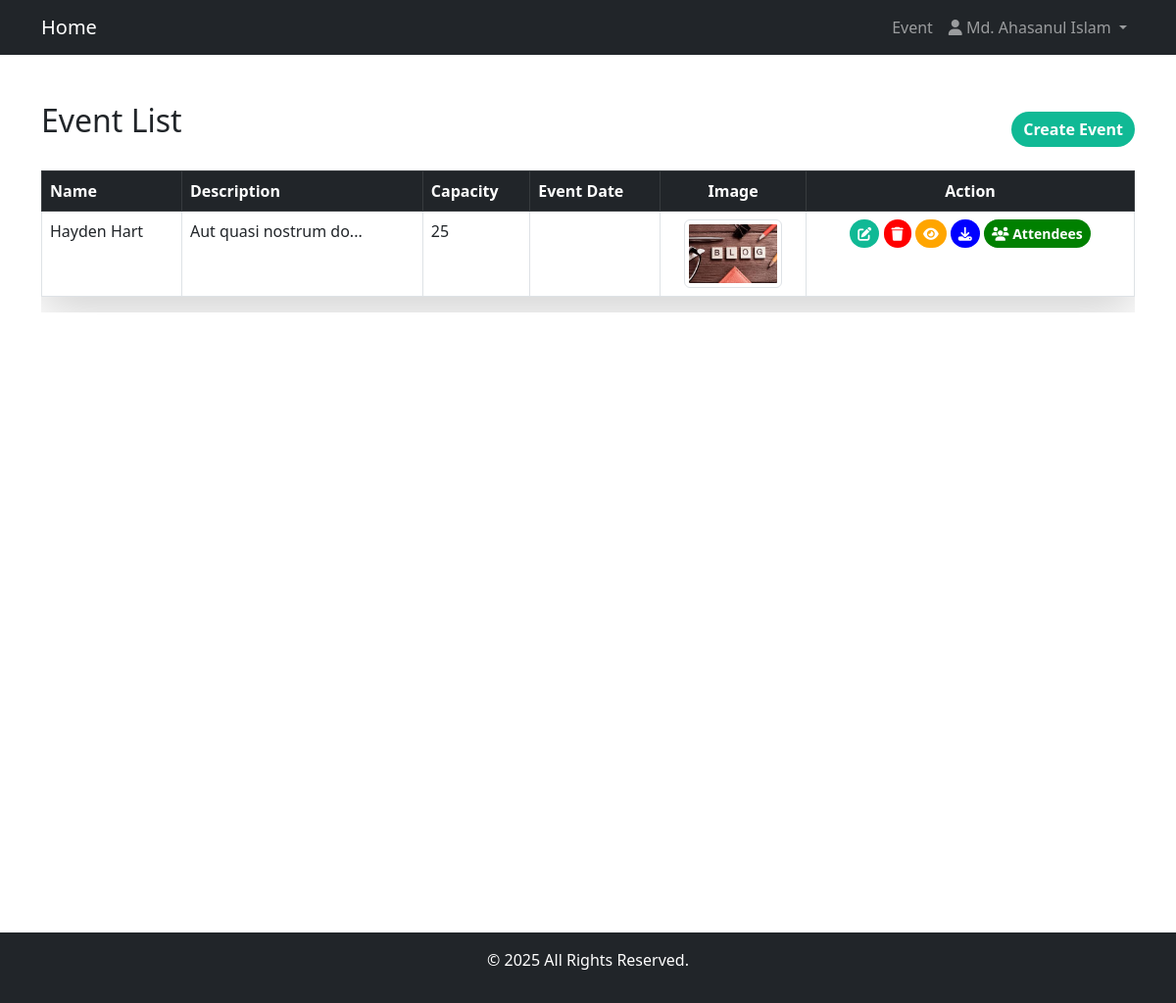
/event_list.php (signed in), run on an earlier commit of the app's database.
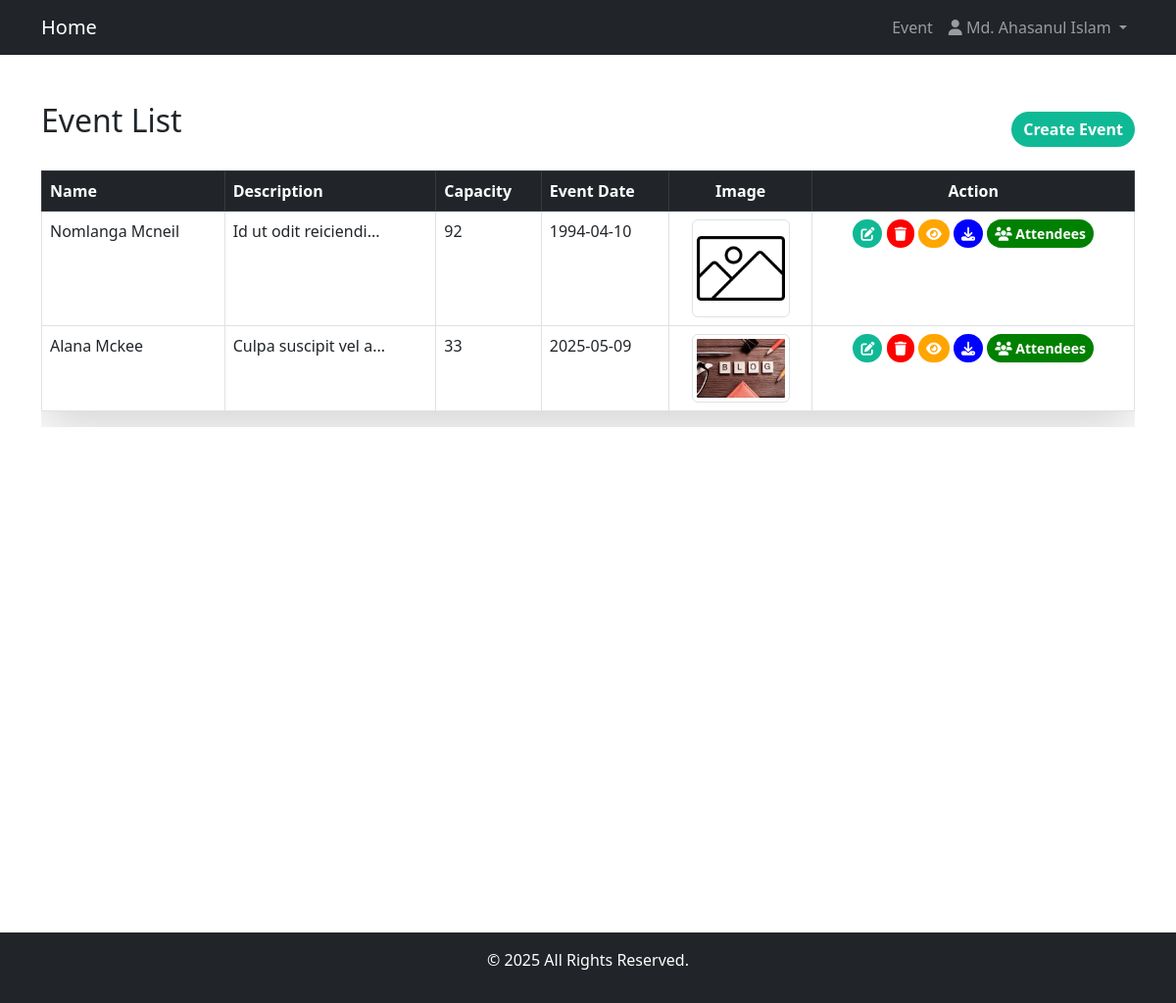
And on a later commit of the database.
### tables this page shows
CREATE TABLE `events` (
  `id` bigint(20) UNSIGNED NOT NULL,
  `user_id` bigint(20) UNSIGNED DEFAULT NULL,
  `event_name` varchar(255) NOT NULL,
  `event_details` text NOT NULL,
  `event_image` varchar(255) NOT NULL,
  `capacity` int(11) NOT NULL,
  `created_at` timestamp NULL DEFAULT NULL,
  `updated_at` timestamp NULL DEFAULT NULL,
  `event_date` date DEFAULT NULL
);

### event_list.php (the view, shortened to what this page needs)
<?php
if (isset($_SESSION['user_id'])) {
    include 'header.php';
    include 'db_connection.php';
    $query = "SELECT id, event_name, event_details, event_date, capacity, event_image FROM events ORDER BY id DESC";
    $result = mysqli_query($conn, $query);
?>
    <div class="container mt-5" style="height: 100vh;">
        <div class="d-flex justify-content-between align-items-center mb-4">
            <h2>Event List</h2>
            <a href="create_event.php" class="btn btn-success rounded-pill" style="background-color: #10b995; color: #ffffff;">
                Create Event
            </a>
        </div>
        <div class="table-responsive" style="overflow-x:auto;">
            <table class="table table-bordered shadow-lg">
                <thead class="table-dark">
                    <tr>
                        <th>Name</th>
                        <th>Description</th>
                        <th>Capacity</th>
                        <th>Event Date</th>
                        <th class="text-center">Image</th>
                        <th class="text-center">Action</th>
                    </tr>
                </thead>
                <tbody>
                    <?php while ($row = mysqli_fetch_assoc($result)): ?>
                        <tr>
                            <td><?php echo htmlspecialchars($row['event_name']); ?></td>
                            <td class="card-text"><?php echo substr($row['event_details'], 0, 100); ?>...</td>
                            <td><?php echo htmlspecialchars($row['capacity']); ?></td>
                            <td><?php echo htmlspecialchars($row['event_date']); ?></td>
                            <td class="text-center">
                                <img src="uploads/<?php echo $row['event_image']; ?>" alt="Event Image" width="100" height="80" class="img-thumbnail">
                            </td>
                            <td class="text-center">
                                <form action="edit_event.php" method="POST" style="display:inline;">
                                    <button type="submit" class="btn btn-warning btn-sm rounded-pill" title="Edit">
                                        <i class="fa fa-edit"></i>
                                    </button>
                                </form>
                                <form action="delete_event.php" method="POST" style="display:inline;">
                                    <button type="submit" class="btn btn-danger btn-sm rounded-pill" style="background-color: red; color:#fff" title="Delete">
                                        <i class="fa fa-trash"></i>
                                    </button>
                                </form>
                                <form action="view_event.php" method="POST" style="display:inline;">
                                    <button type="submit" class="btn btn-warning btn-sm rounded-pill" style="background-color: orange;" title="View">
                                        <i class="fa fa-eye"></i>
                                    </button>
                                </form>
                                <form action="download_report.php" method="POST" style="display:inline;">
                                    <button type="submit" class="btn btn-info btn-sm rounded-pill" style="background-color: blue; color: #fff;" title="Download Report">
                                        <i class="fa fa-download"></i>
                                    </button>
                                </form>
                                <form action="attendee_list.php" method="POST" style="display:inline;">
                                    <button type="submit" class="btn btn-primary btn-sm rounded-pill" style="background-color: green; color: #fff;" title="View Attendees">
                                        <i class="fa fa-users"></i> Attendees
                                    </button>
                                </form>
                            </td>
                        </tr>
                    <?php endwhile; ?>
                </tbody>
            </table>
        </div>
    </div>
<?php
    include 'footer.php';
} else {
    header("Location:login.php");
}
?>

### header.php (shortened to what this page needs)
<!DOCTYPE html>
<html lang="en">
<head>
    <link href="https://cdn.jsdelivr.net/npm/bootstrap@5.3.0/dist/css/bootstrap.min.css" rel="stylesheet">
    <link rel="stylesheet" href="style.css">
    <link rel="stylesheet" href="https://cdnjs.cloudflare.com/ajax/libs/font-awesome/6.5.1/css/all.min.css">
</head>
<body>
<nav class="navbar navbar-expand-lg navbar-dark bg-dark">
    <div class="container">
        <a class="navbar-brand" href="index.php">Home</a>
        <div class="collapse navbar-collapse" id="navbarNav">
            <ul class="navbar-nav ms-auto">
                <?php
                if (isset($_SESSION['user_id'])) {
                    $username = $_SESSION['user_name'];
                ?>
                    <li class="nav-item"><a class="nav-link" href="event_list.php">Event</a></li>
                    <li class="nav-item dropdown">
                        <a class="nav-link dropdown-toggle" href="#" id="userDropdown" role="button" data-bs-toggle="dropdown" aria-expanded="false">
                            <i class="fas fa-user"></i> <?php echo htmlspecialchars($username); ?>
                        </a>
                    </li>
                <?php
                } else {
                ?>
                    <li class="nav-item"><a class="nav-link" href="register.php">Register</a></li>
                    <li class="nav-item"><a class="nav-link" href="login.php">Login</a></li>
                <?php
                }
                ?>
            </ul>
        </div>
    </div>
</nav>

### footer.php (shortened to what this page needs)
<footer class="footer mt-5 bg-dark text-white text-center py-3">
    <div class="container">
        <p>&copy; <?php echo date('Y'); ?> All Rights Reserved.</p>
    </div>
</footer>
</body>
</html>

### style.css (style rules this page uses)
.btn { border-radius: 25px; font-weight: bold; background-color: #10b995; color: #ffffff; border: none; transition: all 0.3s ease; }
.card-text { flex-grow: 1; }
.btn { margin-top: auto; }

### event_list.php (style rules this page uses)
@media (min-width: 768px) { .table-responsive { overflow: unset; } }
@media (min-width: 768px) { .table td form { display: inline-block; margin-bottom: 5px; } }
@media (min-width: 768px) { .table td form button { width: auto; } }

What changed in the data, as far as the page shows it:
removed events: event_name "Hayden Hart", event_details "Aut quasi nostrum do", capacity "25", event_image (picture)
added events: event_name "Nomlanga Mcneil", event_details "Id ut odit reiciendi", capacity "92", event_date "1994-04-10", event_image (picture)
added events: event_name "Alana Mckee", event_details "Culpa suscipit vel a", capacity "33", event_date "2025-05-09", event_image (picture)
